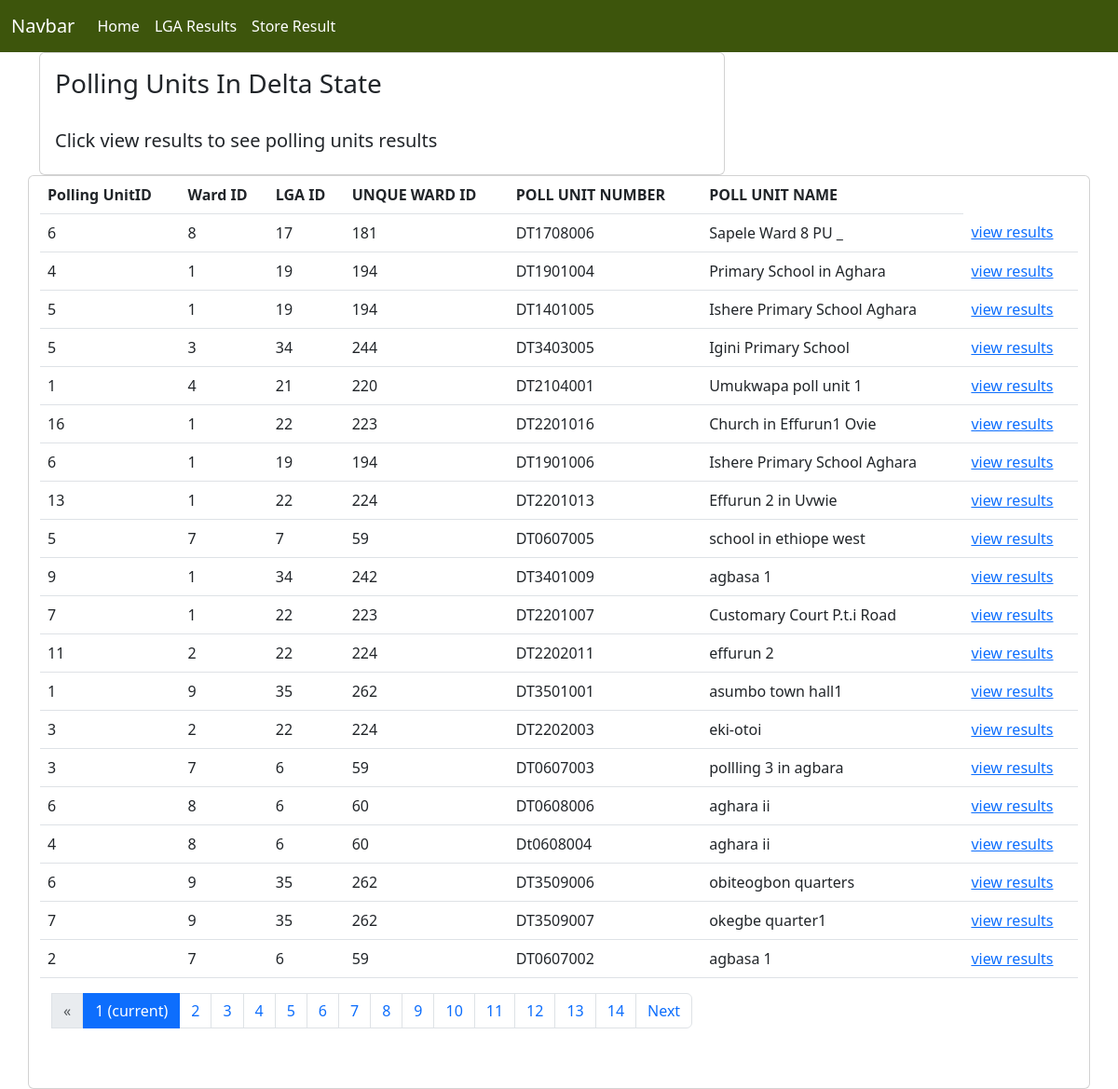
The page / on the database its author committed.
### inecapp/models.py (models this page shows, shortened)
class PollingUnit(models.Model):
    uniqueid = models.AutoField(primary_key=True)
    polling_unit_id = models.IntegerField()
    ward_id = models.IntegerField()
    lga_id = models.IntegerField()
    uniquewardid = models.IntegerField(blank=True, null=True)
    polling_unit_number = models.CharField(max_length=50, blank=True, null=True)
    polling_unit_name = models.CharField(max_length=50, blank=True, null=True)
    polling_unit_description = models.TextField(blank=True, null=True)
    lat = models.CharField(max_length=255, blank=True, null=True)
    long = models.CharField(max_length=255, blank=True, null=True)
    entered_by_user = models.CharField(max_length=50, blank=True, null=True)
    date_entered = models.CharField(max_length=50, blank=True, null=True)
    user_ip_address = models.CharField(max_length=50, blank=True, null=True)
    class Meta:
        managed = False
        db_table = 'polling_unit'

### inecapp/views.py (the view)
# urls.py: path('', index, name='index'),
def index(request):
    polling_units = PollingUnit.objects.all()
    page = request.GET.get('page', 1)
    paginator = Paginator(polling_units, 20)
    try:
        emps = paginator.page(page)
    except PageNotAnInteger:
        emps = paginator.page(1)
    except EmptyPage:
        emps = paginator.page(paginator.num_pages)
    context = {
        'polling_units': polling_units,
        'emps':emps,
        }
    return render(request,'index.html',context)

### templates/index.html
{% extends "base.html" %}
{% load i18n %}
{% block content %}
<div class="container">
	<div class="row">
		<div class="col-lg-8">
			<div class="card">
			  <div class="card-body">
				  <h3 class="card-title">Polling Units In Delta State</h3><br/>
				  <h5>Click view results to see polling units results</h5>
				  </div>
			</div>
		</div><br/><br/>
        <div class="card">
            <table class="table" style="background-color: #fff;">
                <thead>
                  <tr>
                    <th scope="col">Polling UnitID</th>
                    <th scope="col">Ward ID</th>
                    <th scope="col">LGA ID</th>
                    <th scope="col">UNQUE  WARD ID</th>
                    <th scope="col">POLL UNIT NUMBER</th>
					<th scope="col">POLL UNIT NAME</th>
                  </tr>
                </thead>
              {% if emps %}
                <tbody>
                  {% for obj in emps %}
                  <tr>
                    <td>{{ obj.polling_unit_id }}</td>
                    <td>{{ obj.ward_id }}</td>
                    <td>{{ obj.lga_id }}</td>
                    <td>{{ obj.uniquewardid }}</td>
                    <td>{{ obj.polling_unit_number }}</td>
					<td>{{ obj.polling_unit_name }}</td>
                    <td><a href="{% url 'view_result' obj.uniqueid %}"> view results</a></td>
                  </tr>
                  {% endfor %}
                </tbody>
              {% endif %}
            </table>
            {% if emps.has_other_pages %}
                <div class="container"> <nav aria-label="Page navigation example">
                    <ul class="pagination">
                        {% if emps.has_previous %}
                        <li class="page-item"><a class="page-link" href="?page={{ emps.previous_page_number }}">Previous</a></li>
                        {% else %}
                        <li class="disabled"><span class="page-link">&laquo;</span></li>
                        {% endif %}
                        {% for i in emps.paginator.page_range %}
                        {% if emps.number == i %}
                            <li class="active"><span class="page-link">{{ i }} <span class="sr-only">(current)</span></span></li>
                        {% else %}
                            <li class="page-item"><a class="page-link" href="?page={{ i }}">{{ i }}</a></li>
                        {% endif %}
                        {% endfor %}
                        {% if emps.has_next %}
                        <li class="page-item"><a class="page-link" href="?page={{ emps.next_page_number }}">Next</a></li>
                        {% else %}
                        <li class="disabled"><span class="page-link">&raquo;</span></li>
                        {% endif %}
                    </ul>
                    </nav>
                </div><br><br>
            {% endif %}
    </div>
</div>
{% endblock %}

### templates/base.html (shortened to what this page needs)
{% load static %}
<!doctype html>
<html lang="en">
  <head>
    <link href="https://cdn.jsdelivr.net/npm/bootstrap@5.3.0/dist/css/bootstrap.min.css" rel="stylesheet">
  </head>
  <body>
    {% include 'nav.html' %}
    {% block content %}
    {% endblock %}
  </body>
</html>

### templates/nav.html (shortened to what this page needs)
<nav class="navbar navbar-expand-lg" style=" background-color: #3D550C !important;">
    <div class="container-fluid">
      <a class="navbar-brand" href="#">Navbar</a>
      <div class="collapse navbar-collapse" id="navbarNav">
        <ul class="navbar-nav">
          <li class="nav-item">
            <a class="nav-link active" aria-current="page" href="/">Home</a>
          </li>
          <li class="nav-item">
            <a class="nav-link" href="{% url 'sum_total_result' %}">LGA Results</a>
          </li>
          <li class="nav-item">
            <a class="nav-link" href="{% url 'add_result' %}">Store Result</a>
          </li>
        </ul>
      </div>
    </div>
  </nav>

### templates/nav.html (style rules this page uses)
.nav-link, .navbar-brand { color:#fff !important; }

### rows shown on the page
PollingUnit: polling_unit_id "6", ward_id "8", lga_id "17", uniquewardid "181", polling_unit_number "DT1708006", polling_unit_name "Sapele Ward 8 PU _"
PollingUnit: polling_unit_id "4", ward_id "1", lga_id "19", uniquewardid "194", polling_unit_number "DT1901004", polling_unit_name "Primary School in Aghara"
PollingUnit: polling_unit_id "5", ward_id "1", lga_id "19", uniquewardid "194", polling_unit_number "DT1401005", polling_unit_name "Ishere Primary School Aghara"
PollingUnit: polling_unit_id "5", ward_id "3", lga_id "34", uniquewardid "244", polling_unit_number "DT3403005", polling_unit_name "Igini Primary School"
PollingUnit: polling_unit_id "1", ward_id "4", lga_id "21", uniquewardid "220", polling_unit_number "DT2104001", polling_unit_name "Umukwapa poll unit 1"
PollingUnit: polling_unit_id "16", ward_id "1", lga_id "22", uniquewardid "223", polling_unit_number "DT2201016", polling_unit_name "Church in Effurun1 Ovie"
PollingUnit: polling_unit_id "6", ward_id "1", lga_id "19", uniquewardid "194", polling_unit_number "DT1901006", polling_unit_name "Ishere Primary School Aghara"
PollingUnit: polling_unit_id "13", ward_id "1", lga_id "22", uniquewardid "224", polling_unit_number "DT2201013", polling_unit_name "Effurun 2 in Uvwie"
PollingUnit: polling_unit_id "5", ward_id "7", lga_id "7", uniquewardid "59", polling_unit_number "DT0607005", polling_unit_name "school in ethiope west"
PollingUnit: polling_unit_id "9", ward_id "1", lga_id "34", uniquewardid "242", polling_unit_number "DT3401009", polling_unit_name "agbasa 1"
PollingUnit: polling_unit_id "7", ward_id "1", lga_id "22", uniquewardid "223", polling_unit_number "DT2201007", polling_unit_name "Customary Court P.t.i Road"
PollingUnit: polling_unit_id "11", ward_id "2", lga_id "22", uniquewardid "224", polling_unit_number "DT2202011", polling_unit_name "effurun 2"
PollingUnit: polling_unit_id "1", ward_id "9", lga_id "35", uniquewardid "262", polling_unit_number "DT3501001", polling_unit_name "asumbo town hall1"
PollingUnit: polling_unit_id "3", ward_id "2", lga_id "22", uniquewardid "224", polling_unit_number "DT2202003", polling_unit_name "eki-otoi"
PollingUnit: polling_unit_id "3", ward_id "7", lga_id "6", uniquewardid "59", polling_unit_number "DT0607003", polling_unit_name "pollling 3 in agbara"
PollingUnit: polling_unit_id "6", ward_id "8", lga_id "6", uniquewardid "60", polling_unit_number "DT0608006", polling_unit_name "aghara ii"
PollingUnit: polling_unit_id "4", ward_id "8", lga_id "6", uniquewardid "60", polling_unit_number "Dt0608004", polling_unit_name "aghara ii"
PollingUnit: polling_unit_id "6", ward_id "9", lga_id "35", uniquewardid "262", polling_unit_number "DT3509006", polling_unit_name "obiteogbon quarters"
PollingUnit: polling_unit_id "7", ward_id "9", lga_id "35", uniquewardid "262", polling_unit_number "DT3509007", polling_unit_name "okegbe quarter1"
PollingUnit: polling_unit_id "2", ward_id "7", lga_id "6", uniquewardid "59", polling_unit_number "DT0607002", polling_unit_name "agbasa 1"

### other values the page prints
{{ i }} "1"
{{ i }} "2" "3" "4" "5" "6" "7" "8" "9" "10" "11" "12" "13" "14"
